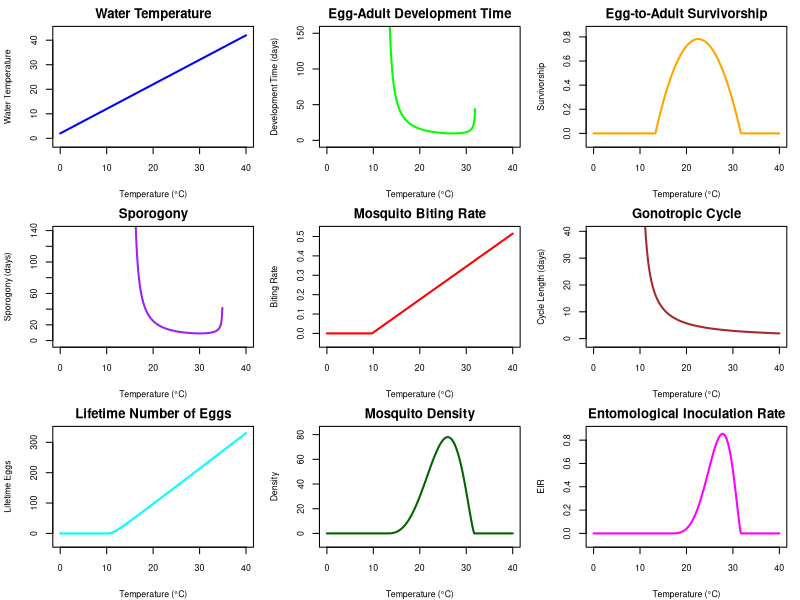

This figure's R source:
##########################################################
##  Climate–Entomological Function Definitions           ##
##  --------------------------------------------------  ##
##  These functions define mechanistic relationships     ##
##  between climate variables (temperature, rainfall)    ##
##  and key entomological quantities that affect         ##
##  malaria transmission dynamics.                       ##
##########################################################

# Biting rate helper used internally by several functions
biting_rate_f <- function(temp) pmax(0.017 * temp - 0.165, 0)

# Water temperature
temp_w_f <- function(temp, k = 1, delta_temp = 2) pmax(k * temp + delta_temp, 0)

# Egg-to-adult development time
tau_EA_f <- function(temp_w) ifelse(
  temp_w <= 14.7 | temp_w >= 34, Inf,
  1 / (0.000111 * temp_w * (temp_w - 14.7) * sqrt(34 - temp_w))
)

# Egg-to-adult survivorship (temperature-dependent)
p_EA_T_f <- function(temp_w) pmax(-0.00924 * temp_w^2 + 0.453 * temp_w - 4.77, 0)

# Sporogony (parasite development)
n_f <- function(temp) ifelse(
  temp <= 15.384 | temp >= 35, Inf,
  1 / (0.000112 * temp * (temp - 15.384) * sqrt(35 - temp))
)

# Biting rate
a_f <- biting_rate_f

# Gonotropic cycle (days between bites)
GP_f <- function(temp) {
  a <- biting_rate_f(temp)
  ifelse(a <= 0, Inf, 1 / a)
}

# Lifetime egg production
B_f <- function(temp, e = 50, g = -log(0.93)) {
  a <- biting_rate_f(temp)
  ifelse(a <= 0, 0, e / (exp((1 / a) * g) - 1))
}

# Mosquito density
m_f <- function(temp, e = 50, g = -log(0.93), p_EA_R = 0.50) {
  temp_w <- temp_w_f(temp)
  B_egg <- B_f(temp, e = e, g = g)
  p_EA <- p_EA_T_f(temp_w) * p_EA_R
  tau_EA <- tau_EA_f(temp_w)
  ifelse(tau_EA <= 0 | g <= 0, 0, (B_egg * p_EA) / (tau_EA * g))
}


# Entomological Inoculation Rate (EIR)
EIR_f <- function(temp, p_HM = 0.125, g = -log(0.93), X = 0.1, p_EA_R = 0.30) {
  a <- a_f(temp)
  m <- m_f(temp, p_EA_R = p_EA_R)
  n <- n_f(temp)
  #B <- B_f(temp)
  ifelse(g + (a * p_HM) <= 0 | is.infinite(n), 0,
         (m * a^2 * exp(-g * n) * p_HM * X) / (g + (a * p_HM * X))) |> pmax(0)
}

# Rainfall-based survival
p_EA_R_f <- function(rain, a_R = 0.5, b_R = 2) {
  pmax(1 / (1 + exp(-a_R * (rain - b_R))), 0)
}


######################################################################
##  Visualizing Entomological Parameters as Functions of Temperature##
######################################################################

temps <- seq(0, 40, by = 0.1)

# Helper to clean invalid values and plot
plot_temp_response <- function(var_name, values, color = "black", ylab = var_name) {
  values[!is.finite(values) | values < 0] <- NA
  plot(temps, values, type = "l", col = color, lwd = 2,
       xlab = "Temperature (°C)", ylab = ylab, main = var_name,
       ylim = get_adjusted_ylim(values))
}

get_adjusted_ylim <- function(values, buffer = 0.1) {
  finite_values <- values[is.finite(values)]
  lower <- min(finite_values, na.rm = TRUE)
  upper <- quantile(finite_values, 0.95, na.rm = TRUE)
  range <- upper - lower
  c(lower - buffer * range, upper + buffer * range)
}

# Set 3x3 grid layout
par(mfrow = c(3, 3), mar = c(4, 4, 2, 1), cex.axis = 0.8, cex.lab = 0.8)

# Generate and plot each variable
plot_temp_response("Water Temperature", temp_w_f(temps), "blue")
plot_temp_response("Egg-Adult Development Time", tau_EA_f(temp_w_f(temps)), "green", "Development Time (days)")
plot_temp_response("Egg-to-Adult Survivorship", p_EA_T_f(temp_w_f(temps)), "orange", "Survivorship")
plot_temp_response("Sporogony", n_f(temps), "purple", "Sporogony (days)")
plot_temp_response("Mosquito Biting Rate", a_f(temps), "red", "Biting Rate")
plot_temp_response("Gonotropic Cycle", GP_f(temps), "brown", "Cycle Length (days)")
plot_temp_response("Lifetime Number of Eggs", B_f(temps), "cyan", "Lifetime Eggs")
plot_temp_response("Mosquito Density", sapply(temps, m_f), "darkgreen", "Density")
plot_temp_response("Entomological Inoculation Rate", sapply(temps, function(t) EIR_f(t, p_EA_R = 0.8)), "magenta", "EIR")
